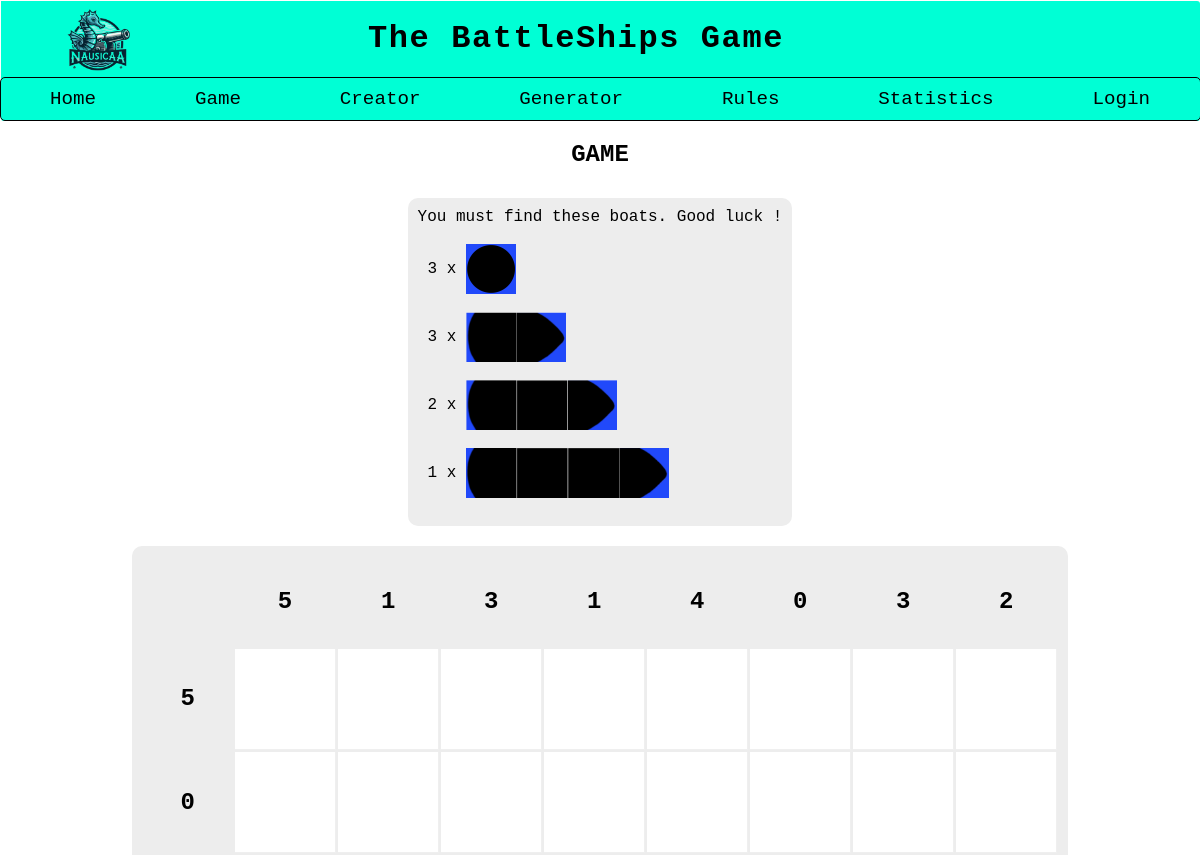
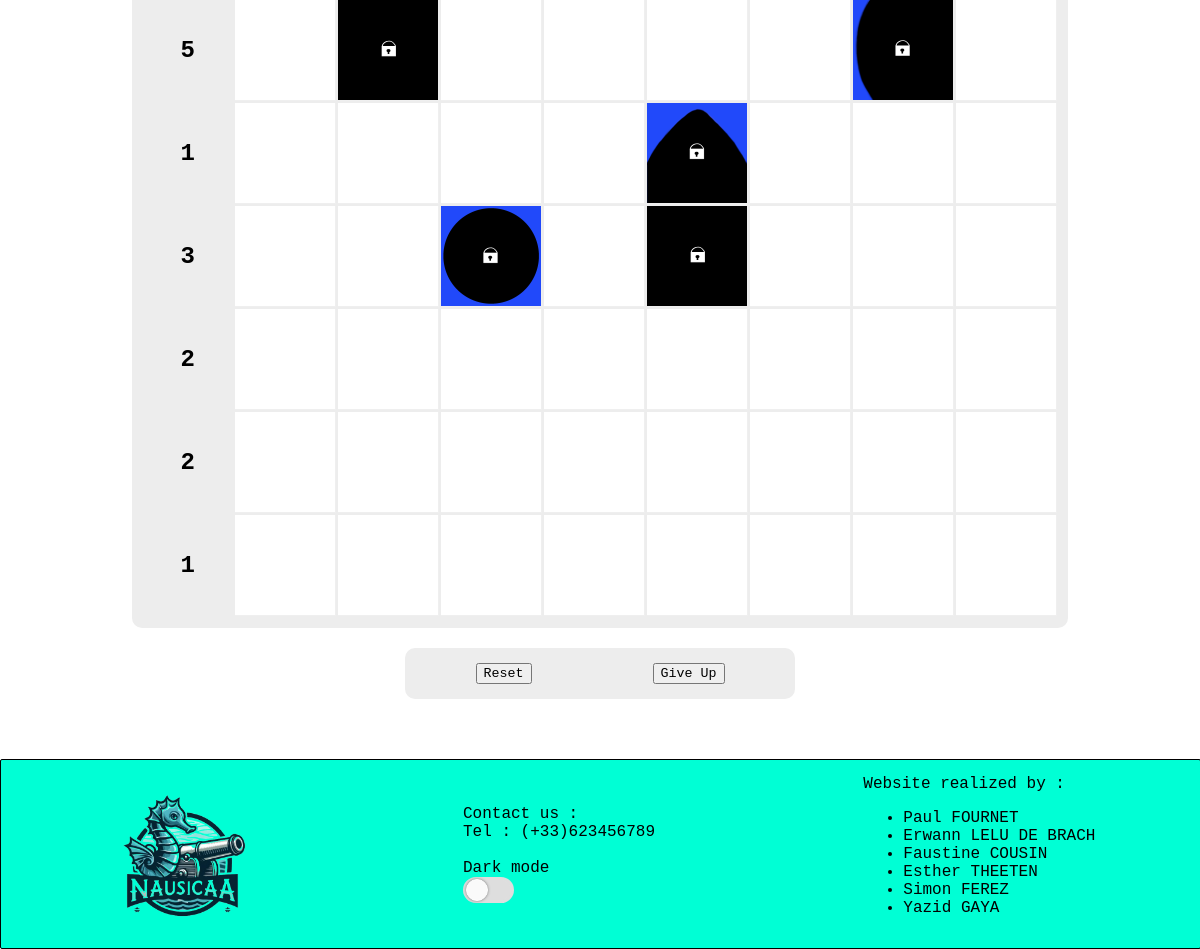
Page /page/game.php?dif=2 on the committed database (2 pictures, top to bottom).
### tables this page shows
CREATE TABLE `maps` (
  `Id` int(11) NOT NULL,
  `Difficulty` int(11) NOT NULL,
  `Size` int(11) NOT NULL,
  `HorizontalValues` char(255) NOT NULL,
  `VerticalValues` char(255) NOT NULL,
  `Field` text NOT NULL,
  `Author` char(255) NOT NULL,
  `BestTime` int(11) NOT NULL,
  `BestTimeAuthor` char(255) NOT NULL,
  `PlayedTime` int(11) NOT NULL DEFAULT '0',
  `NBoat1` int(11) NOT NULL,
  `NBoat2` int(11) NOT NULL,
  `NBoat3` int(11) NOT NULL,
  `NBoat4` int(11) NOT NULL,
  `NBoat5` int(11) NOT NULL
);

### page/game.php (the view, shortened to what this page needs)
<!DOCTYPE html>
<html lang="en">
<head>
    <link rel="stylesheet" href="../style/style.css">
</head>
<?php
    require("../pageparts/nav.php");
?>
<body>
    <h2>GAME</h2>
    <?php
        if((empty($_GET["dif"]) && empty($_SESSION["mapId"])) || (!empty($_SESSION["mapId"]) && empty($_GET["time"]) ))
            echo"<div class='contentpage'>
                    <form method='post' action='gameform.php'>
                        <legend>Do you want your game to be timed ?</legend>
                        <input type='radio' name='chronochoice' value='yes' checked>Yes</input>
                        <input type='radio' name='chronochoice' value='no'>No</input>
                        <br><br>
                        <legend>Choose your level of difficulty</legend>
                        <input type='radio' name='difficulty' value='easy' checked>Easy</input>
                        <input type='radio' name='difficulty' value='medium'>Medium</input>
                        <input type='radio' name='difficulty' value='hard'>Hard</input>
                        <br><br>
                        <input type='submit' name='submit' value='Submit'></input>
                    </form>
                    <br>
                    <a href='create.php'>Create new level</a>
                </div>";
        else{
            if(!empty($_SESSION["mapId"]) && isset($_GET["time"])){
                echo"<h1>Congratulations, you have successfully completed this level !</h1>";
                $time = $_GET["time"];
                if($time > 0){
                    $hour = intdiv($time, 3600);
                    $time = $time % 3600;
                    $minutes = intdiv($time, 60);
                    $time = $time % 60;
                    if($_SESSION['chrono']==='yes'){
                        echo "<h2>your time was $hour h, $minutes m, $time s</h2>";
                    }
                    $reqPrep="SELECT TotalTimePlayed, NumberOfGamesWon FROM statistics";
                    $req = $conn->prepare($reqPrep);
                    $req->execute();
                    $resultat = $req->fetchAll(PDO::FETCH_ASSOC);
                    foreach ($resultat as $ligne){
                        foreach ($ligne as $element => $valeur){
                            if($element == "TotalTimePlayed"){
                                $totalTime = $time;
                            }
                            if($element == "NumberOfGamesWon"){
                                $GamesWon = $valeur + 1;
                            }
                        }
                    }
                    $reqPrep="UPDATE statistics SET TotalTimePlayed = :time, NumberOfGamesWon = :won";
                        $req = $conn->prepare($reqPrep);
                        $req->execute(array(
                            ':time' => $totalTime,
                            ':NumberOfGamesWon' => $GamesWon
                        ));
                    if(isset($_SESSION["authentified"])){
                        $reqPrep="SELECT BestTime, PlayedTimes FROM mapsplayed WHERE PlayerId = ? AND MapId = ?";
                        $req = $conn->prepare($reqPrep);
                        $req->execute(array($_SESSION["id"], $_SESSION["mapId"]));
                        if($req->rowCount()> 0){
                            $resultat = $req->fetchAll(PDO::FETCH_ASSOC);
                            foreach ($resultat as $ligne){
                                foreach ($ligne as $element => $valeur){
                                    if($element == "BestTime"){
                                        if($valeur < $time)
                                            $time = $valeur;
                                    }
                                    if($element == "PlayedTimes"){
                                        $PlayedTimes = $valeur + 1;
                                    }
                                }
                            }
                            $reqPrep="UPDATE mapsplayed SET BestTime = :besttime, PlayedTimes = :playedtimes WHERE MapId = :mapid AND PlayerId = :playerid";
                            $req = $conn->prepare($reqPrep);
                            $req->execute(array(
                                ':besttime' => $time,
                                ':playedtimes' => $PlayedTimes,
                                ':mapid' => $_SESSION["mapId"],
                                ':playerid' => $_SESSION["id"]
                            ));
                            $reqPrep="SELECT GamesWon FROM users WHERE Id = ?";
                            $req = $conn->prepare($reqPrep);
                            $req->execute(array($_SESSION["id"]));
                            $resultat = $req->fetchAll(PDO::FETCH_ASSOC);
                            foreach ($resultat as $ligne){
                                foreach ($ligne as $element => $valeur){
                                    if($element == "GamesWon"){
                                            $gwon = $valeur;
                                    }
                                }
                            }
                            $reqPrep="UPDATE users SET GamesWon = :won WHERE Id = :ID";
                            $req = $conn->prepare($reqPrep);
                            $req->execute(array(
                                ':won' => $gwon + 1,
                                ':ID' => $_SESSION["id"]
                            ));
                        }
                        else{
                            $reqPrep="INSERT INTO `mapsplayed`(`MapId`, `PlayerId`, `BestTime`, `PlayedTimes`) VALUES (:mapid, :playerid, :besttime, :playedtimes)";
                            $req = $conn->prepare($reqPrep);
                            $req->execute(array(
                                ':mapid' => $_SESSION["mapId"],
                                ':playerid' => $_SESSION["id"],
                                ':besttime' => $time,
                                ':playedtimes' => 1
                            ));
                        }
                    }
                }
                $_SESSION["mapId"] = 0;
                echo"<a href='game.php'>New Game</a>";
            }
            else{
                $diff = $_GET["dif"];
                $reqPrep="SELECT Id, size, HorizontalValues, VerticalValues, Field, NBoat1, NBoat2, NBoat3, NBoat4, NBoat5 FROM maps WHERE difficulty = :diff";
                $req = $conn->prepare($reqPrep);
                $req->execute(array(':diff' => $diff));
                $resultat = $req->fetchAll(PDO::FETCH_ASSOC);
                $nb = count($resultat) - 1;
                $choosen = rand(0, $nb);
                $i = 0;
                foreach ($resultat as $ligne){
                    if($i == $choosen){
                        foreach ($ligne as $element => $valeur){
                            if($element == "size")
                                $size = $valeur;
                            if($element == "HorizontalValues")
                                $horizontalValues = $valeur;
                            if($element == "VerticalValues")
                                $verticalValues = $valeur;
                            if($element == "NBoat1")
                                $NBoat1 = $valeur;
                            if($element == "NBoat2")
                                $NBoat2 = $valeur;
                            if($element == "NBoat3")
                                $NBoat3 = $valeur;
                            if($element == "NBoat4")
                                $NBoat4 = $valeur;
                            }
                        }
                        $i++;
                    }
    ?>
    <?php
        echo "<div class='contentpage'>";
        echo "You must find these boats. Good luck !<br><br>";
        if($NBoat1>0){
            echo "<div class='divimages'><p class='pimage'>$NBoat1 x</p> <img class='imgcontent' src='images/smallBoat.png'><br></div><br>";
        }
        if($NBoat2>0){
            echo "<div class='divimages'><p class='pimage'>$NBoat2 x</p><img class='imgcontent' src='images/boat2.png'><br></div><br>";
        }
        if($NBoat3>0){
            echo "<div class='divimages'><p class='pimage'>$NBoat3 x</p><img class='imgcontent' src='images/boat3.png'><br></div><br>";
        }
        if($NBoat4>0){
            echo "<div class='divimages'><p class='pimage'>$NBoat4 x</p><img class='imgcontent' src='images/boat4.png'><br></div><br>";
        }
        echo "</div>";
    ?>
    <div class="contentpage">
        <table>
            <?php
            echo"<tr><th>   </th>";
            for($i = 0; $i < $size; $i++){
                echo"<th class='headerTh ".($i+1)."/0'><h2>".$verticalValues[2 * $i]."</h2></th>";
            }
            echo"</tr>";
            for($i = 0; $i < $size; $i++){
                echo"<tr><th class='headerTh 0/".($i+1)."'><h2>".$horizontalValues[2 * $i]."</h2></th>";
                for($j = 0; $j < $size; $j++){
                    echo"<td><button class='button' id='".($size*$i + $j)."' onclick=changeImage(".($size*$i + $j).")></button></td>";
                }
                echo"</tr>";
            }
            ?>
        </table>
    </div>
    <div id="controlbuttons">
        <button id="clearbutton" onclick=resetgrid()>
            Reset
        </button>
        <button id="GiveUpButton" onclick=GiveUp()>
            Give Up
        </button>
    </div>
    <?php
            }
        }
    ?>
</body>
<?php
    require("../pageparts/footer.php");
?>
</html>

### style/style.css (style rules this page uses)
* { font-family:'Courier New', Courier; }
html { transition: 0.5s ease-in-out; }
body { display : grid; justify-items: center; margin:0.5px; }
.contentpage { max-width: 80vw; height: fit-content; background-color: rgb(237, 237, 237); padding:10px; gap:10px; border-radius: 10px; margin:10px; }
tr { line-height: 0px; }
body { overflow:scroll; }
.button { width: 101px; height: 101px; border: none; padding: 0px; }
#controlbuttons { display: flex; justify-content: space-around; gap:10px; padding:15px; width:30vw; flex-wrap: wrap; background-color:rgb(237, 237, 237); margin:10px; border-radius: 10px;; }
.contentpage table { border-style: none; border-collapse: collapse; border-spacing: 0px; border-radius: 10%; }
.contentpage th, .contentpage td, .contentpage tr { width: 50px; height: 50px; }
th { padding:20px; }
.headerTh { border:1px solid rgba(255, 255, 255, 0); transition: 0.1s; }
.imgcontent { height:50px; }
.divimages { display: flex; align-items: center; }
.pimage { margin:10px; }

### rows in the picture
maps: NBoat1 "3", NBoat2 "3", NBoat3 "2", NBoat4 "1", VerticalValues "5", VerticalValues "1", VerticalValues "3", VerticalValues "4", VerticalValues "0", VerticalValues "2", HorizontalValues "5", HorizontalValues "0", HorizontalValues "1", HorizontalValues "3", HorizontalValues "2"
